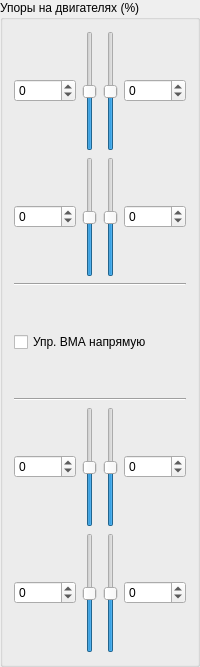
       <widget class="QGroupBox" name="groupBox_10">
        <property name="title">
         <string>Упоры на двигателях (%)</string>
        </property>
        <layout class="QVBoxLayout" name="verticalLayout_11">
         <item>
          <layout class="QGridLayout" name="gridLayout_4">
           <item row="1" column="1">
            <widget class="QSlider" name="verticalSlider_thruster_2">
             <property name="minimumSize">
              <size>
               <width>0</width>
               <height>120</height>
              </size>
             </property>
             <property name="minimum">
              <number>-100</number>
             </property>
             <property name="maximum">
              <number>100</number>
             </property>
             <property name="tracking">
              <bool>true</bool>
             </property>
             <property name="orientation">
              <enum>Qt::Vertical</enum>
             </property>
            </widget>
           </item>
           <item row="0" column="0">
            <widget class="QSpinBox" name="spinBox_thruster_0">
             <property name="minimum">
              <number>-100</number>
             </property>
             <property name="maximum">
              <number>100</number>
             </property>
            </widget>
           </item>
           <item row="7" column="3">
            <widget class="QSpinBox" name="spinBox_thruster_5">
             <property name="minimum">
              <number>-100</number>
             </property>
             <property name="maximum">
              <number>100</number>
             </property>
            </widget>
           </item>
           <item row="5" column="3">
            <spacer name="verticalSpacer_2">
             <property name="orientation">
              <enum>Qt::Vertical</enum>
             </property>
             <property name="sizeHint" stdset="0">
              <size>
               <width>20</width>
               <height>40</height>
              </size>
             </property>
            </spacer>
           </item>
           <item row="3" column="3">
            <spacer name="verticalSpacer">
             <property name="orientation">
              <enum>Qt::Vertical</enum>
             </property>
             <property name="sizeHint" stdset="0">
              <size>
               <width>20</width>
               <height>40</height>
              </size>
             </property>
            </spacer>
           </item>
           <item row="0" column="2">
            <widget class="QSlider" name="verticalSlider_thruster_1">
             <property name="minimumSize">
              <size>
               <width>0</width>
               <height>120</height>
              </size>
             </property>
             <property name="minimum">
              <number>-100</number>
             </property>
             <property name="maximum">
              <number>100</number>
             </property>
             <property name="tracking">
              <bool>true</bool>
             </property>
             <property name="orientation">
              <enum>Qt::Vertical</enum>
             </property>
            </widget>
           </item>
           <item row="8" column="0">
            <widget class="QSpinBox" name="spinBox_thruster_6">
             <property name="minimum">
              <number>-100</number>
             </property>
             <property name="maximum">
              <number>100</number>
             </property>
            </widget>
           </item>
           <item row="1" column="0">
            <widget class="QSpinBox" name="spinBox_thruster_2">
             <property name="minimum">
              <number>-100</number>
             </property>
             <property name="maximum">
              <number>100</number>
             </property>
            </widget>
           </item>
           <item row="7" column="2">
            <widget class="QSlider" name="verticalSlider_thruster_5">
             <property name="minimumSize">
              <size>
               <width>0</width>
               <height>120</height>
              </size>
             </property>
             <property name="minimum">
              <number>-100</number>
             </property>
             <property name="maximum">
              <number>100</number>
             </property>
             <property name="tracking">
              <bool>true</bool>
             </property>
             <property name="orientation">
              <enum>Qt::Vertical</enum>
             </property>
            </widget>
           </item>
           <item row="7" column="1">
            <widget class="QSlider" name="verticalSlider_thruster_4">
             <property name="minimumSize">
              <size>
               <width>0</width>
               <height>120</height>
              </size>
             </property>
             <property name="minimum">
              <number>-100</number>
             </property>
             <property name="maximum">
              <number>100</number>
             </property>
             <property name="tracking">
              <bool>true</bool>
             </property>
             <property name="orientation">
              <enum>Qt::Vertical</enum>
             </property>
            </widget>
           </item>
           <item row="4" column="0" colspan="4">
            <widget class="QCheckBox" name="checkBox_cSMode_thruster">
             <property name="text">
              <string>Упр. ВМА напрямую</string>
             </property>
            </widget>
           </item>
           <item row="0" column="1">
            <widget class="QSlider" name="verticalSlider_thruster_0">
             <property name="minimumSize">
              <size>
               <width>0</width>
               <height>120</height>
              </size>
             </property>
             <property name="minimum">
              <number>-100</number>
             </property>
             <property name="maximum">
              <number>100</number>
             </property>
             <property name="tracking">
              <bool>true</bool>
             </property>
             <property name="orientation">
              <enum>Qt::Vertical</enum>
             </property>
            </widget>
           </item>
           <item row="7" column="0">
            <widget class="QSpinBox" name="spinBox_thruster_4">
             <property name="minimum">
              <number>-100</number>
             </property>
             <property name="maximum">
              <number>100</number>
             </property>
            </widget>
           </item>
           <item row="8" column="2">
            <widget class="QSlider" name="verticalSlider_thruster_7">
             <property name="minimumSize">
              <size>
               <width>0</width>
               <height>120</height>
              </size>
             </property>
             <property name="minimum">
              <number>-100</number>
             </property>
             <property name="maximum">
              <number>100</number>
             </property>
             <property name="tracking">
              <bool>true</bool>
             </property>
             <property name="orientation">
              <enum>Qt::Vertical</enum>
             </property>
            </widget>
           </item>
           <item row="1" column="3">
            <widget class="QSpinBox" name="spinBox_thruster_3">
             <property name="minimum">
              <number>-100</number>
             </property>
             <property name="maximum">
              <number>100</number>
             </property>
            </widget>
           </item>
           <item row="0" column="3">
            <widget class="QSpinBox" name="spinBox_thruster_1">
             <property name="minimum">
              <number>-100</number>
             </property>
             <property name="maximum">
              <number>100</number>
             </property>
            </widget>
           </item>
           <item row="1" column="2">
            <widget class="QSlider" name="verticalSlider_thruster_3">
             <property name="minimumSize">
              <size>
               <width>0</width>
               <height>120</height>
              </size>
             </property>
             <property name="minimum">
              <number>-100</number>
             </property>
             <property name="maximum">
              <number>100</number>
             </property>
             <property name="tracking">
              <bool>true</bool>
             </property>
             <property name="orientation">
              <enum>Qt::Vertical</enum>
             </property>
            </widget>
           </item>
           <item row="8" column="1">
            <widget class="QSlider" name="verticalSlider_thruster_6">
             <property name="minimumSize">
              <size>
               <width>0</width>
               <height>120</height>
              </size>
             </property>
             <property name="minimum">
              <number>-100</number>
             </property>
             <property name="maximum">
              <number>100</number>
             </property>
             <property name="tracking">
              <bool>true</bool>
             </property>
             <property name="orientation">
              <enum>Qt::Vertical</enum>
             </property>
            </widget>
           </item>
           <item row="2" column="0" colspan="4">
            <widget class="Line" name="line_10">
             <property name="orientation">
              <enum>Qt::Horizontal</enum>
             </property>
            </widget>
           </item>
           <item row="8" column="3">
            <widget class="QSpinBox" name="spinBox_thruster_7">
             <property name="minimum">
              <number>-100</number>
             </property>
             <property name="maximum">
              <number>100</number>
             </property>
            </widget>
           </item>
           <item row="6" column="0" colspan="4">
            <widget class="Line" name="line_11">
             <property name="orientation">
              <enum>Qt::Horizontal</enum>
             </property>
            </widget>
           </item>
          </layout>
         </item>
        </layout>
       </widget>
